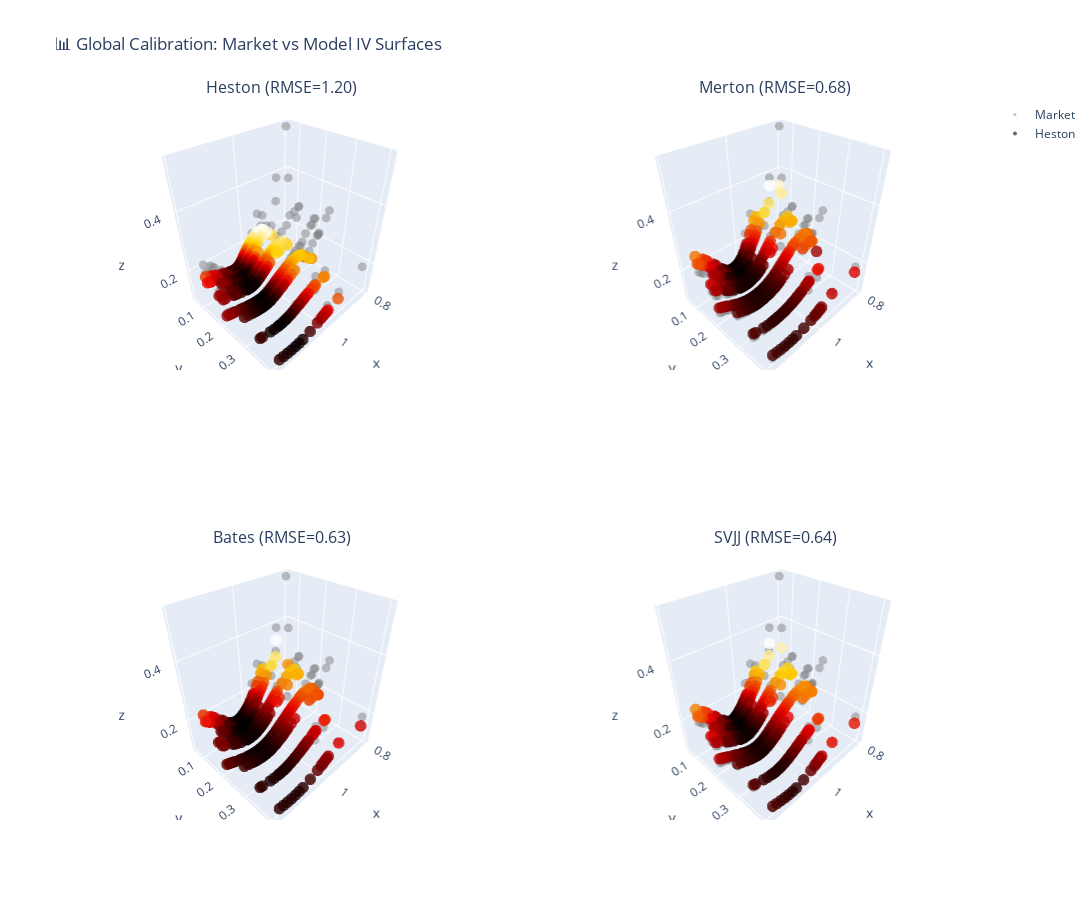

Here is the notebook cell this chart was saved with:
### Markdown cell above
---

## 7. 최종 3D 비교 시각화 (Market vs Models)

### Code cell
# =============================================================================
# 3D Comparison: Market vs All Models
# =============================================================================
fig = make_subplots(
    rows=2, cols=2,
    specs=[[{'type': 'scatter3d'}, {'type': 'scatter3d'}],
           [{'type': 'scatter3d'}, {'type': 'scatter3d'}]],
    subplot_titles=(
        f'Heston (RMSE={res_heston.fun:.2f})',
        f'Merton (RMSE={res_merton.fun:.2f})',
        f'Bates (RMSE={res_bates.fun:.2f})',
        f'SVJJ (RMSE={res_svjj.fun:.2f})'
    )
)

# Data for each subplot
models_data = [
    ('Heston', iv_heston, 1, 1),
    ('Merton', iv_merton, 1, 2),
    ('Bates', iv_bates, 2, 1),
    ('SVJJ', iv_svjj, 2, 2)
]

for model_name, model_iv, row, col in models_data:
    # Market data (gray)
    fig.add_trace(
        go.Scatter3d(
            x=df_surface['moneyness'],
            y=df_surface['T'],
            z=df_surface['iv'],
            mode='markers',
            marker=dict(size=3, color='gray', opacity=0.5),
            name='Market',
            showlegend=(row==1 and col==1)
        ),
        row=row, col=col
    )
    
    # Model data (colored)
    fig.add_trace(
        go.Scatter3d(
            x=df_surface['moneyness'],
            y=df_surface['T'],
            z=model_iv,
            mode='markers',
            marker=dict(
                size=4,
                color=model_iv,
                colorscale='Hot',
                opacity=0.8
            ),
            name=model_name,
            showlegend=(row==1 and col==1)
        ),
        row=row, col=col
    )

fig.update_layout(
    title='📊 Global Calibration: Market vs Model IV Surfaces',
    height=900, width=1100
)

fig.show()

### Figure 1 — Plotly figure (JSON) as saved in the notebook; plotly's stock layout.template omitted (floating-point values rounded to 4 significant figures; data arrays with more than 128 entries replaced by an {"elided": "..."} marker saying what was removed)
{"data": [{"marker": {"color": "gray", "opacity": 0.5, "size": 3}, "mode": "markers", "name": "Market", "scene": "scene", "showlegend": true, "type": "scatter3d", "x": {"elided": "433 float values"}, "y": {"elided": "433 float values"}, "z": {"elided": "433 float values"}}, {"marker": {"color": {"elided": "433 float values"}, "colorscale": [[0, "rgb(0,0,0)"], [0.3333, "rgb(230,0,0)"], [0.6667, "rgb(255,210,0)"], [1, "rgb(255,255,255)"]], "opacity": 0.8, "size": 4}, "mode": "markers", "name": "Heston", "scene": "scene", "showlegend": true, "type": "scatter3d", "x": {"elided": "433 float values"}, "y": {"elided": "433 float values"}, "z": {"elided": "433 float values"}}, {"marker": {"color": "gray", "opacity": 0.5, "size": 3}, "mode": "markers", "name": "Market", "scene": "scene2", "showlegend": false, "type": "scatter3d", "x": {"elided": "433 float values"}, "y": {"elided": "433 float values"}, "z": {"elided": "433 float values"}}, {"marker": {"color": {"elided": "433 float values"}, "colorscale": [[0, "rgb(0,0,0)"], [0.3333, "rgb(230,0,0)"], [0.6667, "rgb(255,210,0)"], [1, "rgb(255,255,255)"]], "opacity": 0.8, "size": 4}, "mode": "markers", "name": "Merton", "scene": "scene2", "showlegend": false, "type": "scatter3d", "x": {"elided": "433 float values"}, "y": {"elided": "433 float values"}, "z": {"elided": "433 float values"}}, {"marker": {"color": "gray", "opacity": 0.5, "size": 3}, "mode": "markers", "name": "Market", "scene": "scene3", "showlegend": false, "type": "scatter3d", "x": {"elided": "433 float values"}, "y": {"elided": "433 float values"}, "z": {"elided": "433 float values"}}, {"marker": {"color": {"elided": "433 float values"}, "colorscale": [[0, "rgb(0,0,0)"], [0.3333, "rgb(230,0,0)"], [0.6667, "rgb(255,210,0)"], [1, "rgb(255,255,255)"]], "opacity": 0.8, "size": 4}, "mode": "markers", "name": "Bates", "scene": "scene3", "showlegend": false, "type": "scatter3d", "x": {"elided": "433 float values"}, "y": {"elided": "433 float values"}, "z": {"elided": "433 float values"}}, {"marker": {"color": "gray", "opacity": 0.5, "size": 3}, "mode": "markers", "name": "Market", "scene": "scene4", "showlegend": false, "type": "scatter3d", "x": {"elided": "433 float values"}, "y": {"elided": "433 float values"}, "z": {"elided": "433 float values"}}, {"marker": {"color": {"elided": "433 float values"}, "colorscale": [[0, "rgb(0,0,0)"], [0.3333, "rgb(230,0,0)"], [0.6667, "rgb(255,210,0)"], [1, "rgb(255,255,255)"]], "opacity": 0.8, "size": 4}, "mode": "markers", "name": "SVJJ", "scene": "scene4", "showlegend": false, "type": "scatter3d", "x": {"elided": "433 float values"}, "y": {"elided": "433 float values"}, "z": {"elided": "433 float values"}}], "layout": {"annotations": [{"font": {"size": 16}, "showarrow": false, "text": "Heston (RMSE=1.20)", "x": 0.225, "xanchor": "center", "xref": "paper", "y": 1, "yanchor": "bottom", "yref": "paper"}, {"font": {"size": 16}, "showarrow": false, "text": "Merton (RMSE=0.68)", "x": 0.775, "xanchor": "center", "xref": "paper", "y": 1, "yanchor": "bottom", "yref": "paper"}, {"font": {"size": 16}, "showarrow": false, "text": "Bates (RMSE=0.63)", "x": 0.225, "xanchor": "center", "xref": "paper", "y": 0.375, "yanchor": "bottom", "yref": "paper"}, {"font": {"size": 16}, "showarrow": false, "text": "SVJJ (RMSE=0.64)", "x": 0.775, "xanchor": "center", "xref": "paper", "y": 0.375, "yanchor": "bottom", "yref": "paper"}], "height": 900, "scene": {"domain": {"x": [0, 0.45], "y": [0.625, 1]}}, "scene2": {"domain": {"x": [0.55, 1], "y": [0.625, 1]}}, "scene3": {"domain": {"x": [0, 0.45], "y": [0, 0.375]}}, "scene4": {"domain": {"x": [0.55, 1], "y": [0, 0.375]}}, "title": {"text": "📊 Global Calibration: Market vs Model IV Surfaces"}, "width": 1100}}
